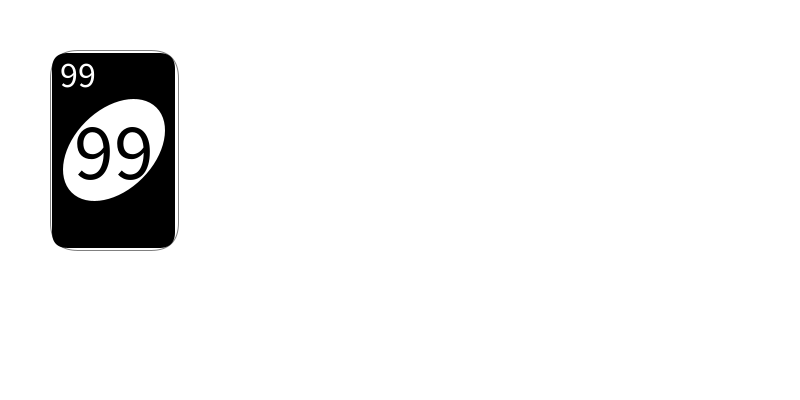
Frame 1 (no input)
Frame 60 (the mouse pressed at the canvas centre just before this capture): identical to frame 1, image omitted
Frame 120 (the mouse held since frame 60 and released just before this capture): identical to frame 1, image omitted

The Processing sketch that drew this single still picture (run headless with seeded random() and noise(); from frame 60 on, the mouse is pressed at the canvas centre):

// Processing sketch: week04_7
// ── week04_7.pde
void setup(){
  size(800,400);
  myShuffle();
}
void myShuffle(){
  for(int i=0;i<8;i++){
   for(int j=0;j<11;j++){
    cardN[i*11+j] = j;
    cardC[i*11+j] = C[i%4];
   }
  }
  for(int i=0;i<100;i++){
  int a = int(random(88)) , b = int(random(88));
  int temp = cardN[a];
  cardN[a] = cardN[b];
  cardN[b] = temp;
  temp = cardC[a]; 
  cardC[a] = cardC[b];
  cardC[b] = temp;
  }
  }
//int [][] card = new int[8][11];
int [] cardN  = new int[88];//card number
int [] cardC = new int[88];//card color
color [] C = {#FF5555,#FFAA00,#55AA55,#5555FF};
void draw(){
  background(255);
  if(mousePressed && mouseButton==RIGHT){//cheat key,peek all
  for(int i=0;i<8;i++){
    for(int j=0;j<11;j++){
      drawCard(j*32,i*50,cardC[i*11+j],cardN[i*11+j],32);
   }
  }
  }else drawCard(50,50,#000000,99,128);//deck 
  for(int i=0;i<myCard;i++){
    drawCard(450+40*i,50,cardC[i],cardN[i],128);
 }
}
 int myCard = 0;
 void mousePressed(){
  if(mouseButton==LEFT) myCard++; 
 }
 void drawCard(int x,int y,color C,int n,int w){
   float s = w/32.0;//scale size
   stroke(128);//gray stroke
   fill(255);//white
   rect(x,y,32*s,50*s,7*s);
   noStroke();
   fill(C);
   rect(x+2,y+3,32*s-5,50*s-5,4*s);
   
   pushMatrix();
   fill(255);
   translate(x+16*s,y+25*s);
   rotate(radians(45));
   ellipse(0,0,20*s,30*s);
   popMatrix();
   
   textAlign(CENTER,CENTER);
   textSize(9*s);
   text(""+n,x+7*s,y+6*s);
   
   textSize(20*s);
   fill(C);
   text(""+n,x+16*s,y+25*s);
 }
